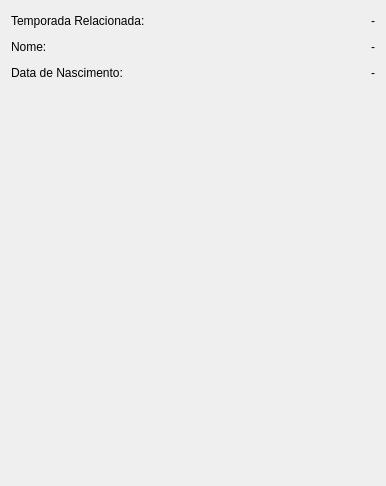
               <widget class="QWidget" name="scrollAreaWidgetContents_3">
                <property name="geometry">
                 <rect>
                  <x>0</x>
                  <y>0</y>
                  <width>386</width>
                  <height>486</height>
                 </rect>
                </property>
                <layout class="QFormLayout" name="formLayout_2">
                 <item row="0" column="0">
                  <widget class="QLabel" name="C_4">
                   <property name="minimumSize">
                    <size>
                     <width>0</width>
                     <height>20</height>
                    </size>
                   </property>
                   <property name="text">
                    <string>Temporada Relacionada:</string>
                   </property>
                  </widget>
                 </item>
                 <item row="1" column="0">
                  <widget class="QLabel" name="C_3">
                   <property name="minimumSize">
                    <size>
                     <width>0</width>
                     <height>20</height>
                    </size>
                   </property>
                   <property name="text">
                    <string>Nome:</string>
                   </property>
                  </widget>
                 </item>
                 <item row="2" column="0">
                  <widget class="QLabel" name="label_28">
                   <property name="minimumSize">
                    <size>
                     <width>0</width>
                     <height>20</height>
                    </size>
                   </property>
                   <property name="text">
                    <string>Data de Nascimento:</string>
                   </property>
                  </widget>
                 </item>
                 <item row="0" column="1">
                  <widget class="QLabel" name="arbTemporadaRelacionada">
                   <property name="text">
                    <string>&lt;html&gt;&lt;head/&gt;&lt;body&gt;&lt;p align=&quot;right&quot;&gt;-&lt;/p&gt;&lt;/body&gt;&lt;/html&gt;</string>
                   </property>
                  </widget>
                 </item>
                 <item row="1" column="1">
                  <widget class="QLabel" name="arbNomeArbitro">
                   <property name="text">
                    <string>&lt;html&gt;&lt;head/&gt;&lt;body&gt;&lt;p align=&quot;right&quot;&gt;-&lt;/p&gt;&lt;/body&gt;&lt;/html&gt;</string>
                   </property>
                  </widget>
                 </item>
                 <item row="2" column="1">
                  <widget class="QLabel" name="arbDataNascimento">
                   <property name="text">
                    <string>&lt;html&gt;&lt;head/&gt;&lt;body&gt;&lt;p align=&quot;right&quot;&gt;-&lt;/p&gt;&lt;/body&gt;&lt;/html&gt;</string>
                   </property>
                  </widget>
                 </item>
                </layout>
               </widget>
